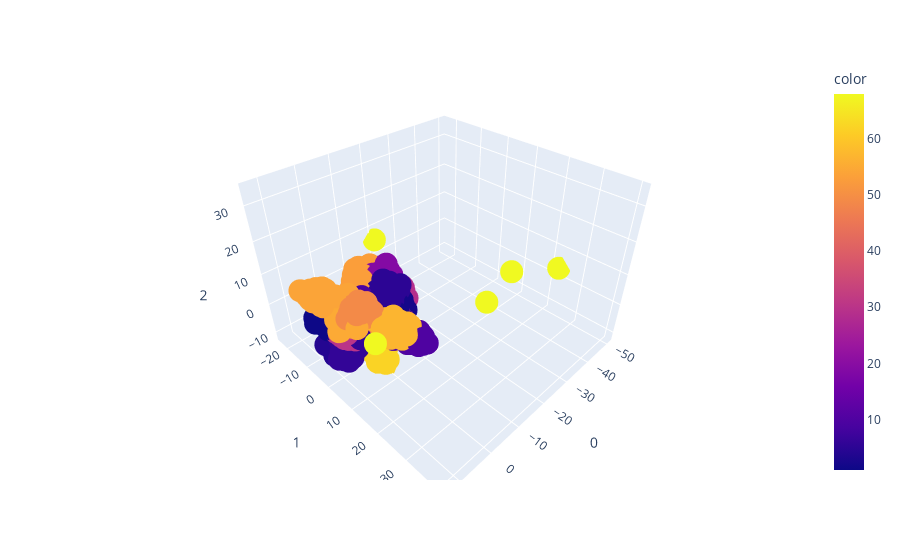

The code cell stored with this chart in its notebook:
### Code cell
l_3=dict_lda['data_lda3']
fig = px.scatter_3d(l_3, x=0, y=1,z=2,color=Y_train.loc[:][0])
fig.show()

### Figure 1 — Plotly figure (JSON) as saved in the notebook; plotly's stock layout.template omitted (floating-point values rounded to 4 significant figures; data arrays with more than 128 entries replaced by an {"elided": "..."} marker saying what was removed)
{"data": [{"hovertemplate": "0=%{x}<br>1=%{y}<br>2=%{z}<br>color=%{marker.color}<extra></extra>", "legendgroup": "", "marker": {"color": {"elided": "2982 int values"}, "coloraxis": "coloraxis", "symbol": "circle"}, "mode": "markers", "name": "", "scene": "scene", "showlegend": false, "type": "scatter3d", "x": {"elided": "2982 float values"}, "y": {"elided": "2982 float values"}, "z": {"elided": "2982 float values"}}], "layout": {"coloraxis": {"colorbar": {"title": {"text": "color"}}, "colorscale": [[0, "#0d0887"], [0.1111, "#46039f"], [0.2222, "#7201a8"], [0.3333, "#9c179e"], [0.4444, "#bd3786"], [0.5556, "#d8576b"], [0.6667, "#ed7953"], [0.7778, "#fb9f3a"], [0.8889, "#fdca26"], [1, "#f0f921"]]}, "legend": {"tracegroupgap": 0}, "margin": {"t": 60}, "scene": {"domain": {"x": [0, 1], "y": [0, 1]}, "xaxis": {"title": {"text": "0"}}, "yaxis": {"title": {"text": "1"}}, "zaxis": {"title": {"text": "2"}}}}}
